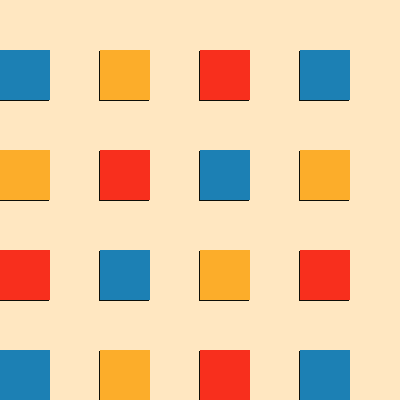
Frame 1 (no input)
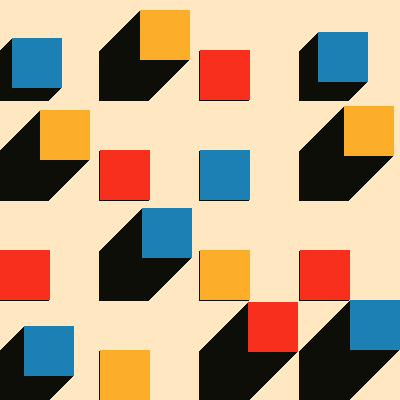
Frame 60 (no input)
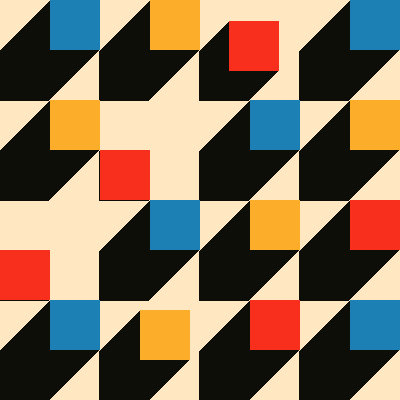
Frame 120 (the mouse pressed at the canvas centre since frame 60)

The p5.js sketch that drew these frames (run headless with seeded random() and noise() and a simulated clock; from frame 60 on, the mouse is pressed at the canvas centre):

// p5.js sketch
// ── sketch.js
let palettes = {
  "Classic": {
    bg: "#ffe7c1",
    shadow: "#0d0e08",
    accents: ["#1c80b4", "#fcad2a", "#f82f1d"]
  },
  
  "Retro": {
    bg: "#f2e9e4",
    shadow: "#22223b",
    accents: ["#8c1c13", "#2f4550", "#a39171"]
  },
  
  "Midnight": {
    bg: "#000814",
    shadow: "#003566",
    accents: ["#ffc300", "#ffd60a", "#001d3d"]
  },
  
  "Weimar": {
    bg: "#e9e4d7",
    shadow: "#252525",
    accents: ["#00539c", "#ffd700", "#d62828"] 
  },
  
  "Dessau": {
    bg: "#f8f9fa",
    shadow: "#343a40",
    accents: ["#e9c46a", "#f4a261", "#e76f51"]
  },

  "Industrial": {
    bg: "#ced4da",
    shadow: "#212529",
    accents: ["#6c757d", "#343a40", "#adb5bd"]
  },

  "Kandinsky": {
    bg: "#1b263b",
    shadow: "#0d1b2a",
    accents: ["#e0e1dd", "#778da9", "#415a77"]
  },

  "Technic": {
    bg: "#fffaef",
    shadow: "#1a1a1a",
    accents: ["#00a896", "#02c39a", "#f0f3bd"]
  },
  
  "Electric": {
    bg: "#0b090a",
    shadow: "#161a1d",
    accents: ["#f52f57", "#00f5d4", "#f7ea48"]
  },

  "Textile": {
    bg: "#d4a373", 
    shadow: "#333d29",
    accents: ["#faedcd", "#ccd5ae", "#e9edc7"]
  },

  "Helvetica": {
    bg: "#ffffff",
    shadow: "#e5e5e5",
    accents: ["#ef233c", "#2b2d42", "#8d99ae"]
  }
};

let currentPalette = palettes["Classic"];
let gridSize = 4;
let squares = [];
let dropdown;

function setup() {
  //const canvasSize = min(windowWidth, windowHeight);
  createCanvas(400, 400);
  
  dropdown = createSelect();
  dropdown.position(10, height + 10);
  Object.keys(palettes).forEach(key => dropdown.option(key));
  dropdown.changed(changePalette);
  
  generateSketch();
}

function changePalette() {
  let selected = dropdown.value();
  currentPalette = palettes[selected];
  generateSketch();
}

function generateSketch() {
  squares = [];
  let stepX = width / gridSize;
  let stepY = height / gridSize;
  
  for (let y = stepY / 2; y < height; y += stepY) {
    for (let x = 0; x < width; x += stepX) {
      let colors = currentPalette.accents;
      let colorIndex = (floor(x / stepX) + floor(y / stepY)) % colors.length;
      
      squares.push(new Square(x, y, colors[colorIndex]));
    }
  }
  
  background(currentPalette.bg); 
}

function draw() {
  squares.forEach((square) => {
    square.render();
    square.update();
    if (random(1) < 0.01) square.velocity = 1;
  });
}

class Square {
  constructor(x, y, colour) {
    this.start = x;
    this.x = x;
    this.y = y;
    this.velocity = 0;
    this.size = height / gridSize / 2;
    this.colour = colour;
  }

  render() {
    noStroke();

    fill(currentPalette.shadow);
    square(this.x - 1, this.y + 1, this.size); 

    fill(this.colour);
    square(this.x, this.y, this.size);
  }
  
  update() {
    if (this.x < this.start + this.size) {
      this.x += this.velocity;
      this.y -= this.velocity;
    }
  }
}
